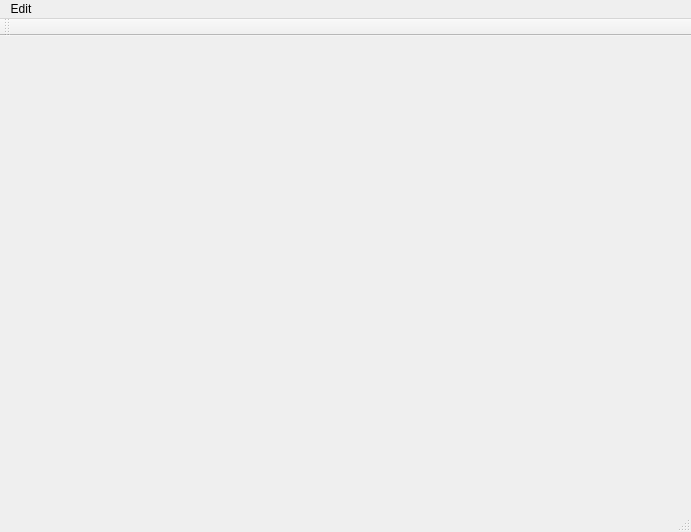
<?xml version="1.0" encoding="UTF-8"?>
<ui version="4.0">
 <class>MainWindow</class>
 <widget class="QMainWindow" name="MainWindow">
  <property name="geometry">
   <rect>
    <x>0</x>
    <y>0</y>
    <width>691</width>
    <height>532</height>
   </rect>
  </property>
  <property name="windowTitle">
   <string>MainWindow</string>
  </property>
  <widget class="QWidget" name="centralWidget">
   <layout class="QHBoxLayout" name="horizontalLayout_2"/>
  </widget>
  <widget class="QMenuBar" name="menuBar">
   <property name="geometry">
    <rect>
     <x>0</x>
     <y>0</y>
     <width>691</width>
     <height>20</height>
    </rect>
   </property>
   <widget class="QMenu" name="menuEdit">
    <property name="title">
     <string>Edit</string>
    </property>
    <widget class="QMenu" name="menuAdd_New_Bookie">
     <property name="title">
      <string>Add New Bookie</string>
     </property>
     <addaction name="actionMatch_Book"/>
    </widget>
    <addaction name="menuAdd_New_Bookie"/>
   </widget>
   <addaction name="menuEdit"/>
  </widget>
  <widget class="QToolBar" name="mainToolBar">
   <attribute name="toolBarArea">
    <enum>TopToolBarArea</enum>
   </attribute>
   <attribute name="toolBarBreak">
    <bool>false</bool>
   </attribute>
  </widget>
  <widget class="QStatusBar" name="statusBar"/>
  <action name="actionMatch_Book">
   <property name="checkable">
    <bool>true</bool>
   </property>
   <property name="text">
    <string>Match Book </string>
   </property>
  </action>
 </widget>
 <layoutdefault spacing="6" margin="11"/>
 <resources/>
 <connections/>
</ui>
